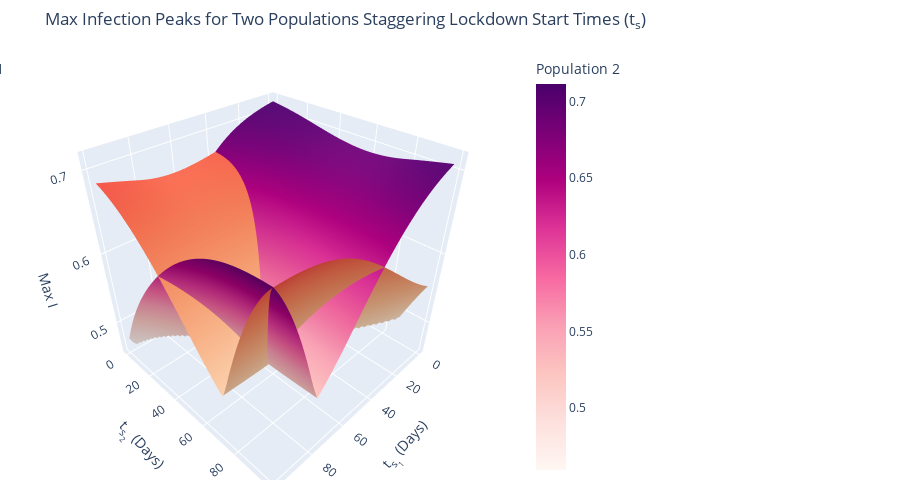
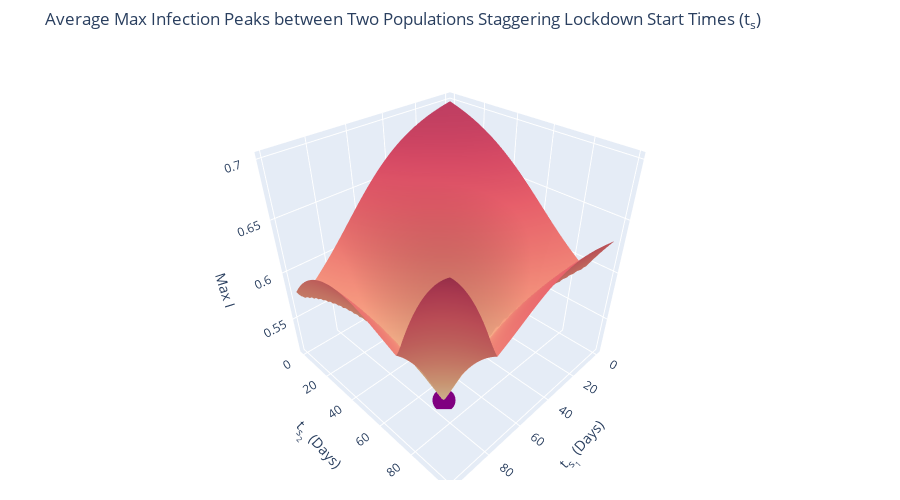

The cell these charts' notebook holds for them, in order:
### Code cell
## ============= # Run intermediate functions above =============================================================== ##
## ================================================================================================================ ##

# Test show function - works
# all_data is in the form: [[intersections, mindices], pops, res, ts]
all_data = show('DataFiles/0706 130022 data.csv' ,'DataFiles/0706 130022 init.csv')
mintersect(all_data[0][0],all_data[0][1],all_data[2],all_data[3][0])

# Test avgplot function
sir_object = SIR(inits[7], inits[8])
x,y,min = avgplot(all_data[1],all_data[2],all_data[3])
lockdown   = [np.array([x,y]), inits[10]/inits[11]] 
ss, xs, rs = sir_object.simulate(inits[0:7],lockdown,inits[11])

# Test averages function using global inits
print(averages([ss, xs],inits[11],inits[8]))

# Test mintersect and globalmin functions
#intersect_min = mintersect(all_data[0][0], all_data[0][1],all_data[2],all_data[3][0])
#globalmins = globalmin(all_data[1])
#data = [intersect_min] + globalmins

# Add data to file using daytime string
#add_data('0710 173617',all_data)

# Make a Windows sound to alert programmer that the code is done running
import winsound
winsound.PlaySound("*", winsound.SND_ASYNC)

### Figure 1 — Plotly figure (JSON) as saved in the notebook; plotly's stock layout.template omitted (floating-point values rounded to 4 significant figures; data arrays with more than 128 entries replaced by an {"elided": "..."} marker saying what was removed)
{"data": [{"colorbar": {"title": {"text": "Population 1"}, "x": 0.015, "xref": "container"}, "colorscale": [[0, "rgb(253, 224, 197)"], [0.1667, "rgb(250, 203, 166)"], [0.3333, "rgb(248, 181, 139)"], [0.5, "rgb(245, 158, 114)"], [0.6667, "rgb(242, 133, 93)"], [0.8333, "rgb(239, 106, 76)"], [1, "rgb(235, 74, 64)"]], "name": "Population 1", "showscale": true, "type": "surface", "x": {"elided": "100x100 int values"}, "y": {"elided": "100x100 int values"}, "z": {"elided": "100x100 float values"}}, {"colorbar": {"title": {"text": "Population 2"}, "x": 0.7, "xref": "container"}, "colorscale": [[0, "rgb(255,247,243)"], [0.125, "rgb(253,224,221)"], [0.25, "rgb(252,197,192)"], [0.375, "rgb(250,159,181)"], [0.5, "rgb(247,104,161)"], [0.625, "rgb(221,52,151)"], [0.75, "rgb(174,1,126)"], [0.875, "rgb(122,1,119)"], [1, "rgb(73,0,106)"]], "name": "Population 2", "showscale": true, "type": "surface", "x": {"elided": "100x100 int values"}, "y": {"elided": "100x100 int values"}, "z": {"elided": "100x100 float values"}}], "layout": {"autosize": false, "height": 500, "margin": {"b": 20, "l": 20, "r": 20, "t": 50}, "scene": {"aspectmode": "cube", "xaxis": {"title": {"text": "t<sub>s<sub>1</sub></sub> (Days)"}}, "yaxis": {"title": {"text": "t<sub>s<sub>2</sub></sub> (Days)"}}, "zaxis": {"title": {"text": "Max I"}}}, "showlegend": false, "title": {"text": "Max Infection Peaks for Two Populations Staggering Lockdown Start Times (t<sub>s</sub>)"}, "width": 900}}

### Figure 2 — Plotly figure (JSON) as saved in the notebook; plotly's stock layout.template omitted (floating-point values rounded to 4 significant figures; data arrays with more than 128 entries replaced by an {"elided": "..."} marker saying what was removed)
{"data": [{"colorscale": [[0, "#fddfb1"], [0.1667, "#fab88e"], [0.3333, "#f4957d"], [0.5, "#ec7771"], [0.6667, "#e75f6a"], [0.8333, "#d44863"], [1, "#b43458"]], "showscale": false, "type": "surface", "x": {"elided": "100x100 int values"}, "y": {"elided": "100x100 int values"}, "z": {"elided": "100x100 float values"}}, {"marker": {"color": "purple"}, "mode": "markers", "type": "scatter3d", "x": [75], "y": [71], "z": [0.5164]}], "layout": {"autosize": false, "height": 500, "margin": {"b": 20, "l": 20, "r": 20, "t": 50}, "scene": {"aspectmode": "cube", "xaxis": {"title": {"text": "t<sub>s<sub>1</sub></sub> (Days)"}}, "yaxis": {"title": {"text": "t<sub>s<sub>2</sub></sub> (Days)"}}, "zaxis": {"title": {"text": "Max I"}}}, "title": {"text": "Average Max Infection Peaks between Two Populations Staggering Lockdown Start Times (t<sub>s</sub>)"}, "width": 900}}
